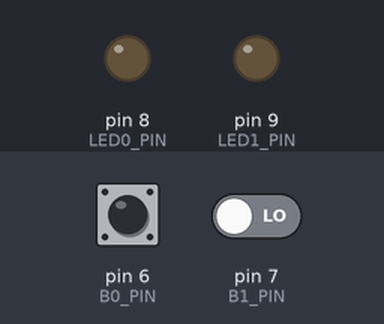
Simulated run of this sketch. Board: Arduino Uno, built with avr-gcc and run on an emulated ATmega328P. Parts: output pins drawn as LEDs (lit = HIGH). The inputs (shaded band) are chosen by the test bench; at power-on: pin 6 (B0_PIN) LOW, pin 7 (B1_PIN) LOW.

Above: at 1.2 s.
1.3 s: pin 6 (B0_PIN) driven HIGH
At 2.5 s:
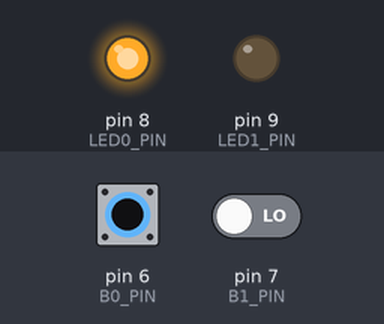
2.8 s: pin 7 (B1_PIN) driven HIGH
At 3.7 s:
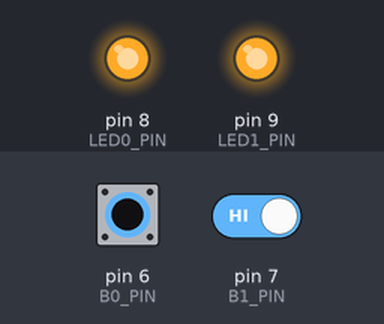
4.3 s: pin 6 (B0_PIN) pulsed LOW 5 times (0.12 s each, 0.3 s apart)
At 6.6 s:
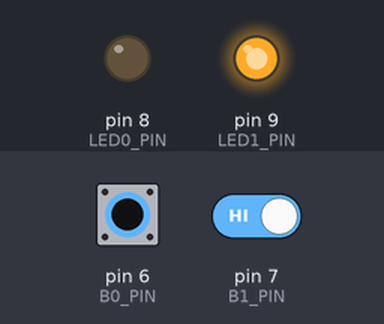
Timing chart, 0 to 8.1 s (numbered marks = the images above; inputs shaded):
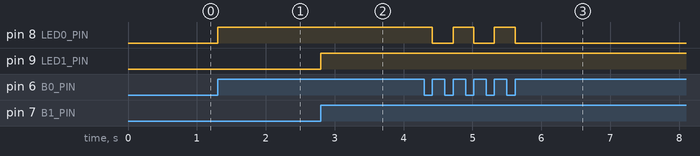

The sketch:

Behavior2.ino
```cpp
/*
  Direct digital input to output
  When B0 is pressed -> LED0 is on.
  When B0 is pressed -> LED0 is on.

*/

// define the pins for the LED outputs
const int LED0_PIN = 8; // const means it can't be changed later
const int LED1_PIN = 9;
// we are keeping track of the variables for LED state
int LED0_STATE = LOW;
int LED1_STATE = LOW;

// define the pins for the BUTTON inputs
const int B0_PIN = 6;
const int B1_PIN = 7;
int B0_STATE = LOW;
int B1_STATE = LOW;
int LAST_B0_STATE = LOW;
int LAST_B1_STATE = LOW;

long debounceDelay = 50;    // the debounce time; increase if the output flickers


void setup() {
  // initialize the digital pins for the LEDs as outputs.
  pinMode(LED0_PIN, OUTPUT);
  pinMode(LED1_PIN, OUTPUT);
  // initialize the digital pins for the buttons as inputs.
  pinMode(B0_PIN, INPUT);
  pinMode(B1_PIN, INPUT);
}

void loop() {
  // read the button states
  int b0_state = digitalRead(B0_PIN);
  int b1_state = digitalRead(B1_PIN);

  if(b0_state == HIGH) {
     if(LAST_B0_STATE == LOW) {
        LED0_STATE = !LED0_STATE;
        digitalWrite(LED0_PIN,LED0_STATE);
        delay(debounceDelay);
     }
     LAST_B0_STATE = HIGH;
  } else {
     LAST_B0_STATE = LOW;
  }

 if(b1_state == HIGH) {
     if(LAST_B1_STATE == LOW) {
        LED1_STATE = !LED1_STATE;
        digitalWrite(LED1_PIN,LED1_STATE);
        delay(debounceDelay);
     }
     LAST_B1_STATE = HIGH;
  } else {
     LAST_B1_STATE = LOW;
  }


}
```

Measured:
- after the input at 1.3 s, pin 8 (LED0_PIN): LOW → HIGH at once
- after the input at 2.8 s, pin 9 (LED1_PIN): LOW → HIGH at once
- after the input at 4.3 s, pin 8 (LED0_PIN): alternates HIGH for 0.30 s and LOW for 0.30 s, 5 changes in all, then stays LOW, starting after 0.12 s
